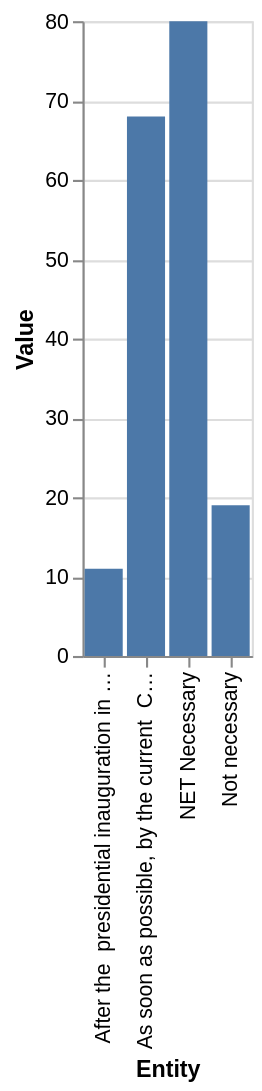

This figure's Vega-Lite source:
### Vega-Lite specification from a JSON file in a GitHub repository (floating-point values rounded to 4 significant figures)
{"$schema": "https://vega.github.io/schema/vega-lite/v5.json", "description": "Bar chart auto-generated from CSV", "data": {"values": [{"Entity": "After the  presidential inauguration in January", "Value": "11"}, {"Entity": "NET Necessary", "Value": "80"}, {"Entity": "As soon as possible, by the current  Congress and President Trump", "Value": "68"}, {"Entity": "Not necessary", "Value": "19"}]}, "mark": "bar", "encoding": {"x": {"field": "Entity", "type": "ordinal"}, "y": {"field": "Value", "type": "quantitative"}}}
